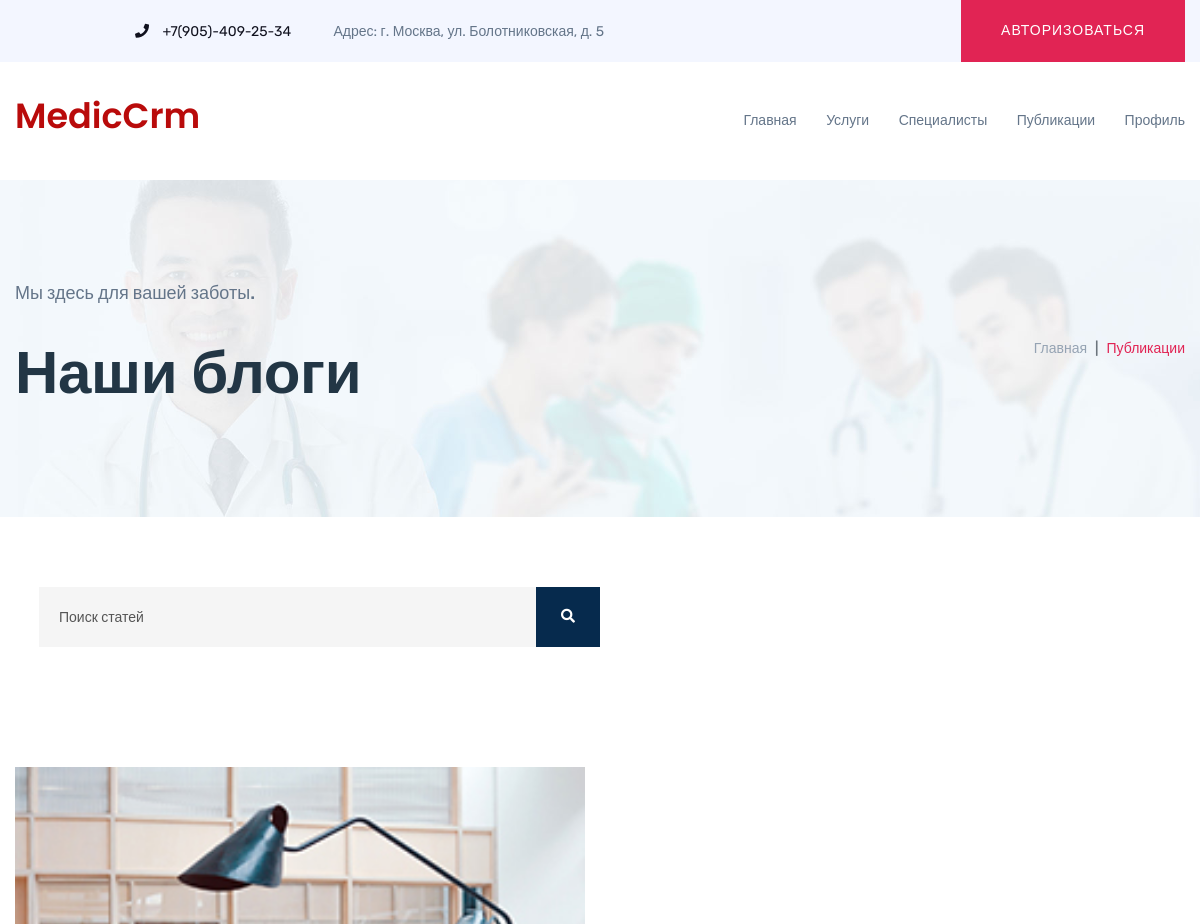
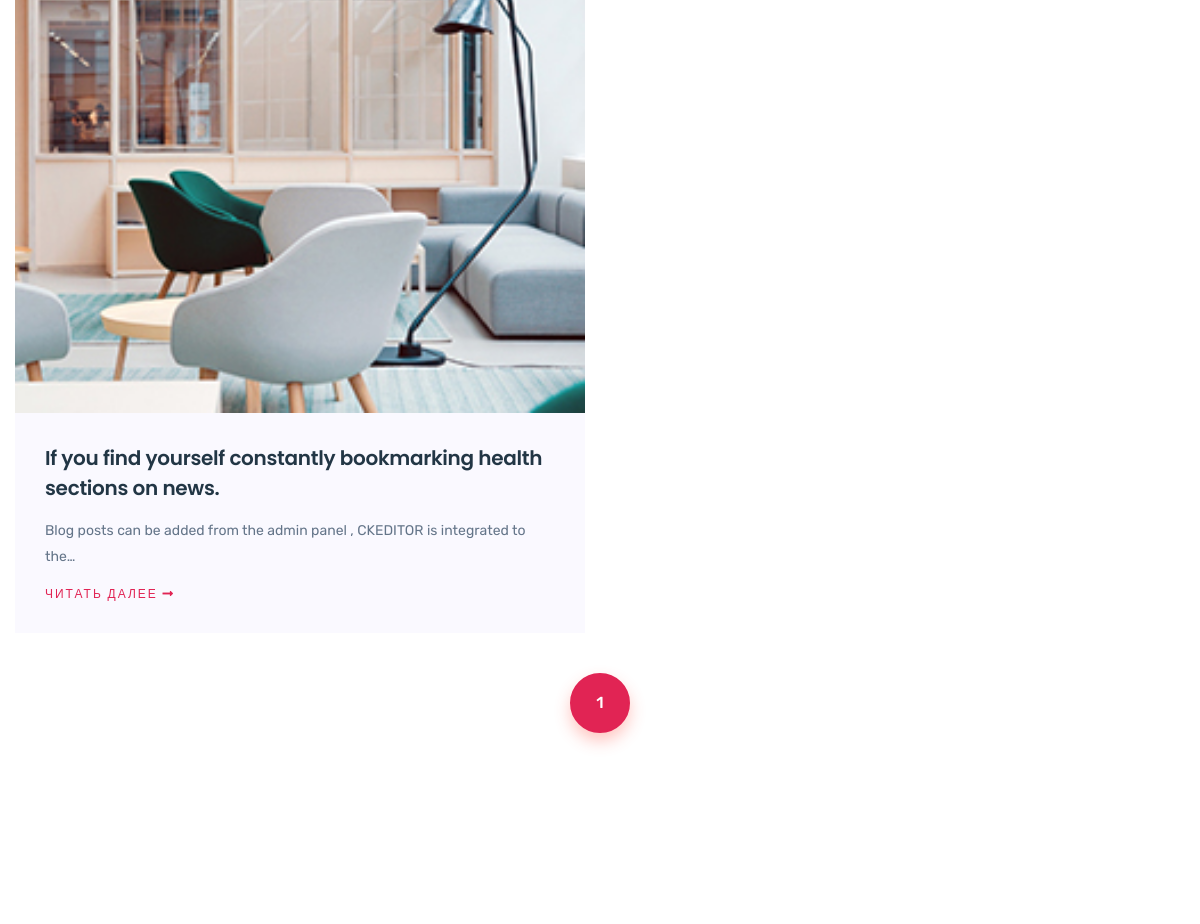
/blog/ (upper part), run on an earlier commit of the app's database (2 pictures, top to bottom).
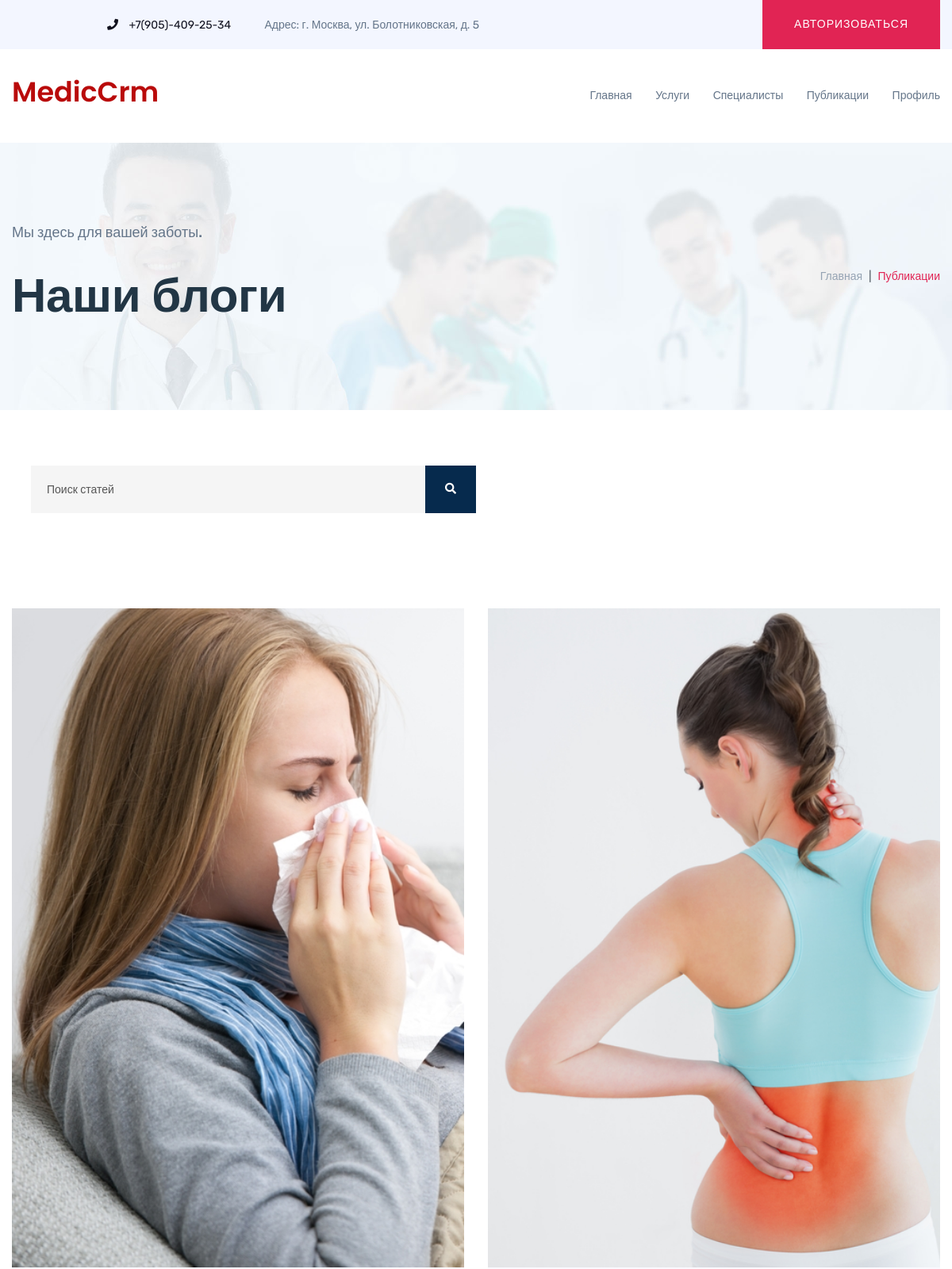
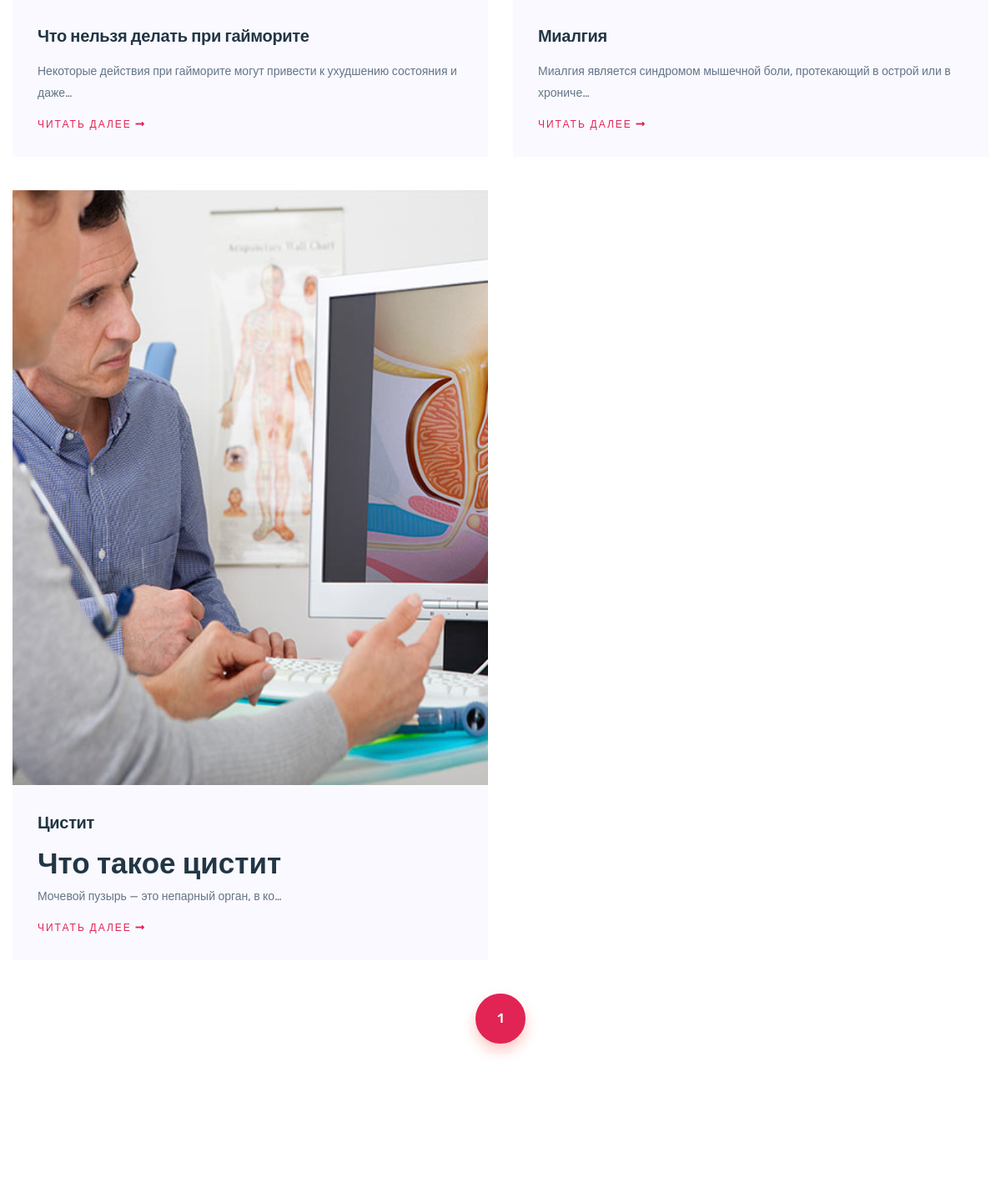
And on a later commit of the database (2 pictures, top to bottom).
### blog/models.py (models this page shows, shortened)
class BlogPost(models.Model):
    title = models.CharField(max_length=300)
    slug = models.SlugField(unique=True)
    image = models.ImageField( upload_to="blog/")
    date_added = models.DateField(auto_now_add=True)
    tags = models.ManyToManyField(Tags, related_name='blogposts')
    post_text = RichTextField()

### blog/views.py (the view, shortened to what this page needs)
# urls.py: path("", BlogMainView.as_view(), name="blog_main"),
class BlogMainView(View):
    template_name = "pages/blog/blog-2-col.html"
    def get_context_data(self, *args, **kwargs):
        context = {}
        posts = BlogPost.objects.all()
        current_page = self.request.GET.get('page', 1)
        paginator = Paginator(posts, 4)
        try:
            page_obj = paginator.page(current_page)
        except paginator.PageNotAnInteger:
            page_obj = paginator.page(1)
        except paginator.EmptyPage:
            page_obj = paginator.page(paginator.num_pages)
        context['posts'] = page_obj
        context['page_obj'] = page_obj
        context['paginator'] = paginator
        return context
    def get(self,request, *args, **kwargs):
        context = self.get_context_data()
        return render(request, self.template_name, context)

### templates/pages/blog/blog-2-col.html (shortened to what this page needs)
{% extends 'wrapper.html' %}
{% load static %}
{% block content %}
        <section class="breadcrumb-bg pt-200 pb-180" data-background="{% static 'img/page/page-bg.jpg' %}">
            <div class="container">
                <div class="row">
                    <div class="col-lg-9 col-md-9">
                        <div class="page-title">
                            <p class="small-text pb-15">Мы здесь для вашей заботы.</p>
                            <h1>Наши блоги</h1>
                        </div>
                    </div>
                    <div class="col-lg-3 col-md-3 d-flex justify-content-start justify-content-md-end align-items-center">
                        <div class="page-breadcumb">
                            <nav aria-label="breadcrumb">
                                <ol class="breadcrumb ">
                                    <li class="breadcrumb-item">
                                        <a href="{% url 'main_app:home' %}">Главная</a>
                                    </li>
                                    <li class="breadcrumb-item active" aria-current="page">Публикации</li>
                                </ol>
                            </nav>
                        </div>
                    </div>
                </div>
            </div>
        </section>
        <section style="margin-top: 70px;">
            <div class="container px-4">
                <div class="row">
                    <div class="col d-flex justify-content-start">
                        <form class="search-form col-xs-12 col-lg-6" method="post">
                            <input type="text" name="title" placeholder="Поиск статей" width="100%">
                            <button type="submit" name="filter"><i class="fas fa-search"></i></button>
                        </form>
                    </div>
                </div>
            </div>
        </section>
        <section class="blog-area pt-120 pb-120">
            <div class="container">
                <div class="row">
                    {% for i in posts %}
                    <div class="col-lg-6 col-md-6">
                        <article class="postbox post format-image mb-40">
                            <div class="postbox__thumb">
                                <a href="{% url 'blog:blog_detail' i.slug %}">
                                    <img src="{{ i.image.url }}" alt="blog_image">
                                </a>
                            </div>
                            <div class="postbox__text p-30">
                                <h3 class="blog-title blog-title-sm">
                                    <a href="{% url 'blog:blog_detail' i.slug %}">{{ i.title }}</a>
                                </h3>
                                <div class="post-text">
                                    <p>{{ i.post_text|safe|truncatechars:80 }}</p>
                                </div>
                                <div class="read-more">
                                    <a href="{% url 'blog:blog_detail' i.slug %}" class="read-more">ЧИТАТЬ ДАЛЕЕ <i class="fas fa-long-arrow-alt-right"></i></a>
                                </div>
                            </div>
                        </article>
                    </div>
                    {% endfor %}
                </div>
                <div class="row">
                    <div class="col-12">
                        <div class="basic-pagination basic-pagination-2 text-center">
                            <ul>
                                {% for p in paginator.page_range %}
                                    <li {% if p == page_obj.number %}class="active"{% endif %}>
                                        <a href="?page={{ p }}">{{ p }}</a>
                                    </li>
                                {% endfor %}
                            </ul>
                        </div>
                    </div>
                </div>
            </div>
        </section>
{% endblock content %}

What changed in the data, as far as the page shows it:
changed BlogPost: image: a different picture; title "If you find yourself constantly bookmarking health sections on news." → "Что нельзя делать при гайморите"; post_text "Blog posts can be added from the admin panel , CKEDITOR is integrated to the…" → "Некоторые действия при гайморите могут привести к ухудшению состояния и даже…"
added BlogPost: image (picture), title "Миалгия", post_text "Миалгия является синдромом мышечной боли, протекающий в острой или в хрониче…"
added BlogPost: image (picture), title "Цистит", post_text "Что такое цистит Мочевой пузырь — это непарный орган, в ко…"
